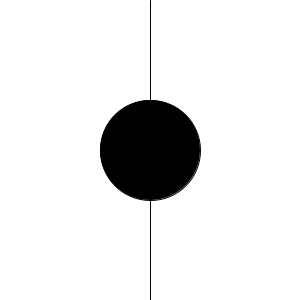
Frame 1 (no input)
Frame 60 (the mouse pressed at the canvas centre just before this capture): identical to frame 1, image omitted
Frame 120 (the mouse held since frame 60 and released just before this capture): identical to frame 1, image omitted

The Processing sketch that drew this single still picture (run headless with seeded random() and noise(); from frame 60 on, the mouse is pressed at the canvas centre):

// Processing sketch: conditional_2
// ── conditional_2.pde
void setup()
{
  size(300, 300);
  fill(0);
  rectMode(CENTER);
}

void draw()
{
  background(255);  
  line(width/2, 0, width/2, height);
  
  if (mouseX <= 150)
  {
    ellipse(width/2, height/2, 100, 100);
  }
  else if (mouseX > 150)
  {
    rect(width/2, height/2, 100, 100);
  }
}
